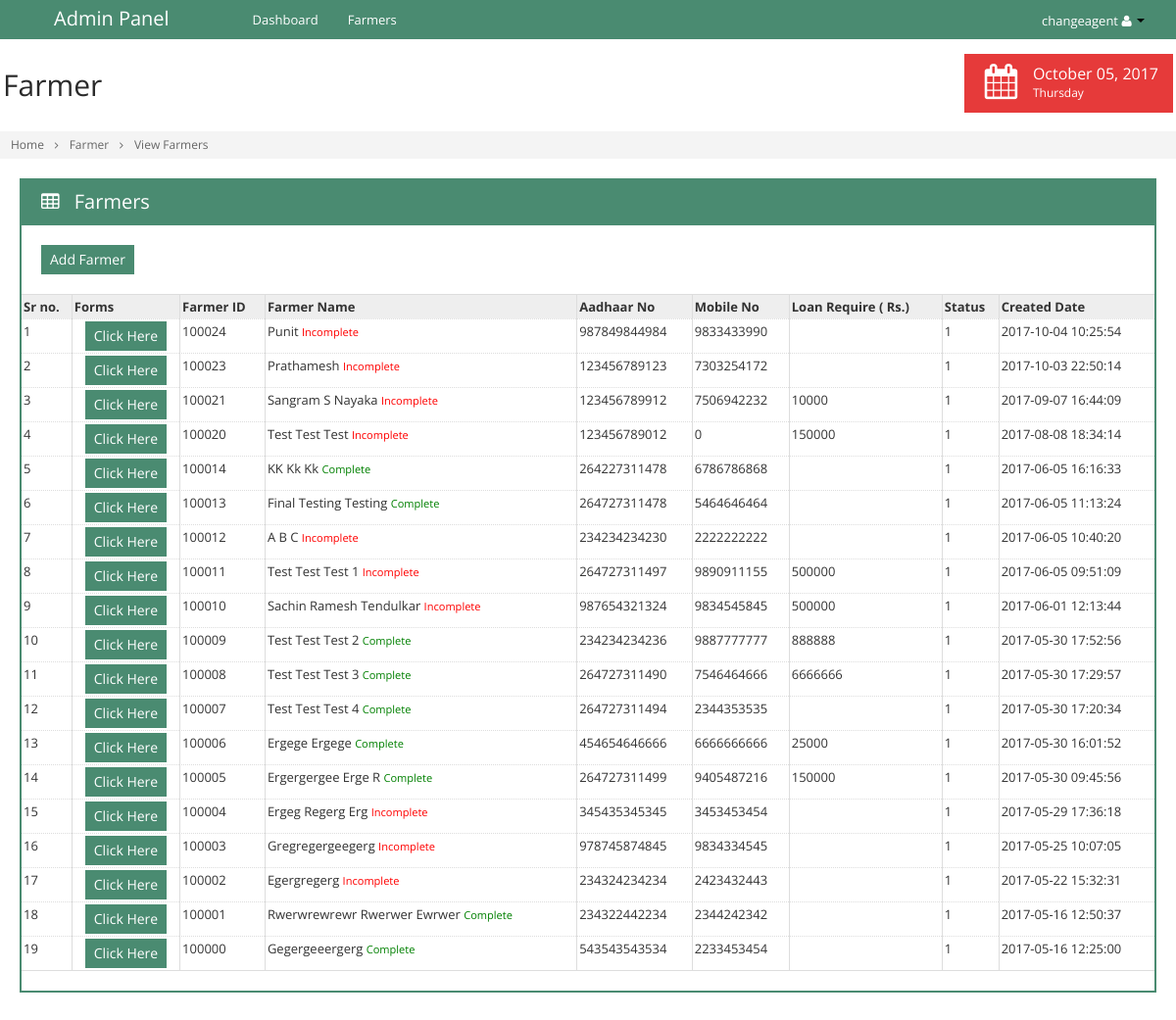
The page /view_farmers.php (signed in) on the database its author committed.
### tables this page shows
CREATE TABLE IF NOT EXISTS `tbl_farmers` (
  `id` int(11) NOT NULL AUTO_INCREMENT,
  `fm_caid` int(11) NOT NULL,
  `fm_id` int(11) NOT NULL,
  `fm_name` varchar(255) NOT NULL,
  `fm_aadhar` bigint(11) NOT NULL,
  `fm_mobileno` bigint(11) NOT NULL,
  `fm_loan` varchar(255) NOT NULL,
  `fm_amount` varchar(255) NOT NULL,
  `fm_status` int(11) NOT NULL,
  `fm_createddt` datetime NOT NULL,
  `fm_createdby` varchar(255) NOT NULL,
  `fm_modifieddt` datetime NOT NULL,
  `fm_modifiedby` varchar(255) NOT NULL,
  PRIMARY KEY (`id`)
);

### view_farmers.php (the view, shortened to what this page needs)
<?php
	include('include/connection.php');
		?>
        <?php
	$ca_id	= $_SESSION['ca_id'];
	$sql	= "select * from tbl_farmers where fm_caid='".$ca_id."' order by id desc";
	$res	= mysqli_query($db_con,$sql) or die(mysqli_error($db_con));
	$r		= 1;
?>
<!doctype html>
<html>
    <head>
    </head>
    <body class="<?php echo $theme_name; ?>" data-theme="<?php echo $theme_name; ?>">
        <div class="container-fluid" id="content">
            <div id="main" style="margin-left:0px !important">
                <div class="container-fluid">
                    <div class="row-fluid">
                        <div class="span12">
                            <div class="box box-color box-bordered">
                                <div class="box-title">
                                    <h3>
                                        <i class="icon-table"></i>
                                        Farmers
                                    </h3>
                                </div>
                                <div class="box-content nopadding">
                                    <div style="padding:20px">
                                        <a href="add_farmers.php?pag=farmers" class="btn btn-primary">
                                            Add Farmer
                                        </a>
                                    </div>
                                    <form id="mainform" action="deletefarmers.php" method="post">
                                        <div id="comp_1">
                                            <table class="table table-bordered dataTable dataTable-scroll-x">
                                                <thead>
                                                    <tr>
                                                        <th>Sr no.</th>
                                                        <th>Forms</th>
                                                        <th>Farmer ID</th>
                                                        <th>Farmer Name</th>
                                                        <th>Aadhaar No</th>
                                                        <th>Mobile No</th>
                                                        <th>Loan Require ( Rs.)</th>
                                                        <th>Status</th>
                                                        <th class='hidden-350'>Created Date</th>
                                                    </tr>
                                                </thead>
                                                <tbody>
                                                    <?php
                                                    while($row = mysqli_fetch_array($res))
                                                    {
                                                        ?>
                                                        <tr>
                                                            <td><?php echo $r; ?></td>
                                                            <td style="text-align:center;">
                                                            	<a href="get_farmer_details.php?pag=farmers&fm_id=<?php echo $row['fm_id']; ?>" class="btn btn-primary">Click Here</a>
                                                            </td>
                                                            <td><?php echo $row['fm_id']; ?></td>
                                                            <td><?php echo ucwords($row['fm_name']); ?>
                                                            <?php
                                                            $sql_check_point  	= " SELECT * FROM tbl_points ";
															$sql_check_point  	.= " WHERE pt_frm1 !='' AND pt_frm2 !='' ";
															$sql_check_point  	.= " 	AND pt_frm3 !='' AND pt_frm4 !='' ";
															$sql_check_point  	.= " 	AND pt_frm6 !='' AND pt_frm7 !='' ";
															$sql_check_point  	.= " 	AND pt_frm8 !='' AND pt_frm9 !='' ";
															$sql_check_point  	.= " 	AND pt_frm10 !='' AND pt_frm5 !='' ";
															$sql_check_point  	.= " 	AND pt_frm12 !='' AND pt_frm13 !='' ";
															$sql_check_point  	.= " 	AND pt_frm11 !='' ";
															$sql_check_point  	.= " 	AND fm_id='".$row['fm_id']."' ";
                                                            $res_check_point  = mysqli_query($db_con,$sql_check_point) or die(mysqli_error($db_con));
                                                            $num_check_point  = mysqli_num_rows($res_check_point);
                                                            if($num_check_point==0)
                                                            {
                                                                echo '<small style="color:red">Incomplete</small>';
                                                            }
                                                            else
                                                            {
                                                                echo '<small style="color:green">Complete</small>';
                                                            }
                                                            ?>
                                                            </td>
                                                            <td><?php echo $row['fm_aadhar']; ?></td>
                                                            <td><?php echo $row['fm_mobileno']; ?></td>
                                                            <td><?php echo $row['fm_amount']; ?></td>
                                                            <td><?php echo $row['fm_status']; ?></td>
                                                            <td><?php echo $row['fm_createddt']; ?></td>
                                                        </tr>
                                                        <?php
                                                        $r++;
                                                    }
                                                    ?>
                                                </tbody>
                                            </table>
                                        </div>
                                    </form>
                                </div>
                            </div>
                        </div>
                    </div>
                </div>
            </div>
       	</div>
	</body>
</html>

### css/themes.css (style rules this page uses)
.theme-green .btn.btn-primary { background: #4A8B71 }
.theme-green a { color: #4A8B71 }
.theme-green .btn { color: #333 }
.theme-green .btn.btn-primary { background: #4A8B71; color: #fff }
.theme-green #main .box.box-color .box-title { background: #4A8B71 }
.theme-green #main .box.box-bordered.box-color .box-title { border-color: #4A8B71 }
.theme-green #main .box.box-bordered.box-color .box-content { border-color: #4A8B71 }

### rows shown on the page
tbl_farmers: fm "100024", fm_name "Punit", shows "Incomplete", fm_aadhar "987849844984", fm_mobileno "9833433990", fm_status "1", fm_createddt "2017-10-04 10:25:54"
tbl_farmers: fm "100023", fm_name "Prathamesh", shows "Incomplete", fm_aadhar "123456789123", fm_mobileno "7303254172", fm_status "1", fm_createddt "2017-10-03 22:50:14"
tbl_farmers: fm "100021", fm_name "Sangram S Nayaka", shows "Incomplete", fm_aadhar "123456789912", fm_mobileno "7506942232", fm_amount "10000", fm_status "1", fm_createddt "2017-09-07 16:44:09"
tbl_farmers: fm "100020", fm_name "Test Test Test", shows "Incomplete", fm_aadhar "123456789012", fm_mobileno "0", fm_amount "150000", fm_status "1", fm_createddt "2017-08-08 18:34:14"
tbl_farmers: fm "100014", fm_name "KK Kk Kk", shows "Complete", fm_aadhar "264227311478", fm_mobileno "6786786868", fm_status "1", fm_createddt "2017-06-05 16:16:33"
tbl_farmers: fm "100013", fm_name "Final Testing Testing", shows "Complete", fm_aadhar "264727311478", fm_mobileno "5464646464", fm_status "1", fm_createddt "2017-06-05 11:13:24"
tbl_farmers: fm "100012", fm_name "A B C", shows "Incomplete", fm_aadhar "234234234230", fm_mobileno "2222222222", fm_status "1", fm_createddt "2017-06-05 10:40:20"
tbl_farmers: fm "100011", fm_name "Test Test Test 1", shows "Incomplete", fm_aadhar "264727311497", fm_mobileno "9890911155", fm_amount "500000", fm_status "1", fm_createddt "2017-06-05 09:51:09"
tbl_farmers: fm "100010", fm_name "Sachin Ramesh Tendulkar", shows "Incomplete", fm_aadhar "987654321324", fm_mobileno "9834545845", fm_amount "500000", fm_status "1", fm_createddt "2017-06-01 12:13:44"
tbl_farmers: fm "100009", fm_name "Test Test Test 2", shows "Complete", fm_aadhar "234234234236", fm_mobileno "9887777777", fm_amount "888888", fm_status "1", fm_createddt "2017-05-30 17:52:56"
tbl_farmers: fm "100008", fm_name "Test Test Test 3", shows "Complete", fm_aadhar "264727311490", fm_mobileno "7546464666", fm_amount "6666666", fm_status "1", fm_createddt "2017-05-30 17:29:57"
tbl_farmers: fm "100007", fm_name "Test Test Test 4", shows "Complete", fm_aadhar "264727311494", fm_mobileno "2344353535", fm_status "1", fm_createddt "2017-05-30 17:20:34"
tbl_farmers: fm "100006", fm_name "Ergege Ergege", shows "Complete", fm_aadhar "454654646666", fm_mobileno "6666666666", fm_amount "25000", fm_status "1", fm_createddt "2017-05-30 16:01:52"
tbl_farmers: fm "100005", fm_name "Ergergergee Erge R", shows "Complete", fm_aadhar "264727311499", fm_mobileno "9405487216", fm_amount "150000", fm_status "1", fm_createddt "2017-05-30 09:45:56"
tbl_farmers: fm "100004", fm_name "Ergeg Regerg Erg", shows "Incomplete", fm_aadhar "345435345345", fm_mobileno "3453453454", fm_status "1", fm_createddt "2017-05-29 17:36:18"
tbl_farmers: fm "100003", fm_name "Gregregergeegerg", shows "Incomplete", fm_aadhar "978745874845", fm_mobileno "9834334545", fm_status "1", fm_createddt "2017-05-25 10:07:05"
tbl_farmers: fm "100002", fm_name "Egergregerg", shows "Incomplete", fm_aadhar "234324234234", fm_mobileno "2423432443", fm_status "1", fm_createddt "2017-05-22 15:32:31"
tbl_farmers: fm "100001", fm_name "Rwerwrewrewr Rwerwer Ewrwer", shows "Complete", fm_aadhar "234322442234", fm_mobileno "2344242342", fm_status "1", fm_createddt "2017-05-16 12:50:37"
tbl_farmers: fm "100000", fm_name "Gegergeeergerg", shows "Complete", fm_aadhar "543543543534", fm_mobileno "2233453454", fm_status "1", fm_createddt "2017-05-16 12:25:00"

### other values the page prints
$_SESSION['acrefin_user'] "changeagent"
$feature_name "Farmer"
$home_name "Home"
$title "View Farmers"
